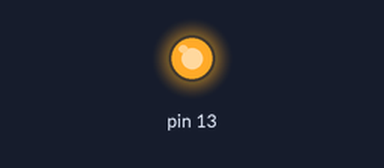
Bench run of a sketch on a simulated Arduino Uno, built with avr-gcc and run on an emulated ATmega328P. Parts: output pins drawn as LEDs (lit = HIGH). What the sketch prints to the serial monitor is not drawn.

Above: at 0.1 s.
At 1.1 s:
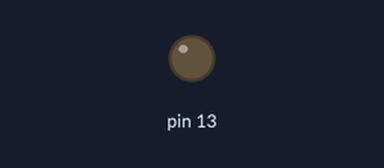
Timing chart, 0 to 2.6 s (numbered marks = the images above):
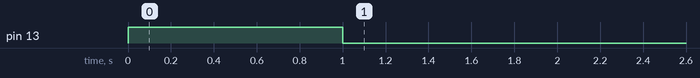

The sketch:

echoByte.ino
```cpp
#include <SoftwareSerial.h>
#define re 7
SoftwareSerial rs485(8,9);
byte userInput;
byte rx;
void setup() {
  Serial.begin(115200);
  Serial.println("Starting");
  rs485.begin(9600);
  pinMode(13,OUTPUT);
  digitalWrite(13,HIGH);
  delay(1000);
  digitalWrite(13,LOW);

  pinMode(re,OUTPUT);
  digitalWrite(re,LOW);
}

void userEcho(){
  while(true){
    if(Serial.available()){
      userInput=byte(Serial.read());
    }
    if(userInput!=0){
      Serial.println("UserInput");
      Serial.println(userInput);
      Serial.write(userInput);
      Serial.write('\n');
      rs485.write(userInput);
      userInput=0;
    }
    if(rs485.available()){
      rx=rs485.read();
      Serial.println("Rx byte:");
      Serial.println(rx);
      Serial.write(rx);
      Serial.write('\n');
    }
  }
}


void autoEcho(){
  rx=0;
  byte newRx;
  unsigned long t;
  while (rx<255){
    //Serial.print("Sending: ");
    //Serial.println(rx);
    rs485.write(rx);
    t=millis();
    while(rs485.available()==false){
      if (millis()-t>1000){
        //Serial.println("TIMEOUT");
        break;
      }
    }
    newRx=rs485.read();
    if(rx==newRx){
       //Serial.println("Got number back");
       rx++;
     }
     //else{
       //Serial.print("Nope");
       //Serial.println(newRx);
     //}
  }
}

void loop() {
  unsigned long start=millis();
  autoEcho();
  Serial.print("Time: ");
  Serial.println(millis()-start);
  while(true){}
}
```
